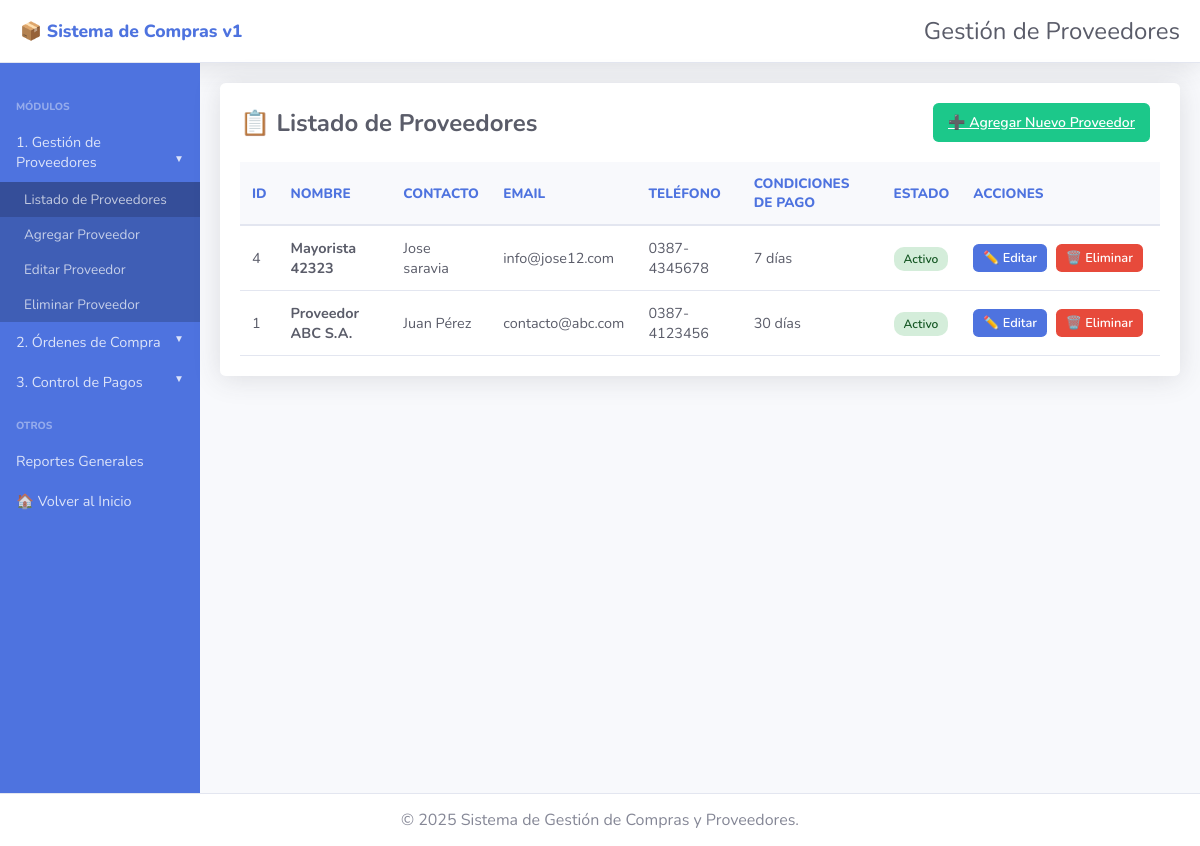
Screenshot of /proveedores/index.php with the database file from the repository.
### tables this page shows
CREATE TABLE `proveedores` (
  `id` int(11) NOT NULL,
  `nombre` varchar(200) NOT NULL,
  `razon_social` varchar(200) DEFAULT NULL,
  `cuit` varchar(13) DEFAULT NULL,
  `contacto` varchar(100) DEFAULT NULL,
  `email` varchar(100) DEFAULT NULL,
  `telefono` varchar(20) DEFAULT NULL,
  `direccion` text DEFAULT NULL,
  `condiciones_pago` varchar(100) DEFAULT 'Contado',
  `estado` enum('Activo','Inactivo') DEFAULT 'Activo',
  `fecha_registro` timestamp NOT NULL DEFAULT current_timestamp(),
  `fecha_modificacion` timestamp NOT NULL DEFAULT current_timestamp() ON UPDATE current_timestamp()
);

### proveedores/index.php (the view, shortened to what this page needs)
<?php
$conexion = conectarDB();
$sql = "SELECT * FROM proveedores ORDER BY nombre ASC";
$resultado = $conexion->query($sql);
?>
<!DOCTYPE html>
<html lang="es">
<head>
    <link rel="stylesheet" href="../styles.css">
</head>
<body>
    <header class="navbar">
        <div class="logo">📦 Sistema de Compras v1</div>
        <div class="title">Gestión de Proveedores</div>
    </header>
    <div class="main-container">
        <aside class="sidebar">
            <h3 class="sidebar-heading">MÓDULOS</h3>
            <div class="sidebar-module">
                <a href="#" class="sidebar-link collapsed" onclick="toggleSubmenu('proveedores', this)">1. Gestión de Proveedores</a>
                <ul class="submenu show" id="submenu-proveedores">
                    <li><a href="index.php" style="background-color: #354e99;">Listado de Proveedores</a></li>
                    <li><a href="agregar.php">Agregar Proveedor</a></li>
                    <li><a href="editar.php">Editar Proveedor</a></li>
                    <li><a href="eliminar.php">Eliminar Proveedor</a></li>
                </ul>
            </div>
            <div class="sidebar-module">
                <a href="#" class="sidebar-link collapsed" onclick="toggleSubmenu('ordenes', this)">2. Órdenes de Compra</a>
            </div>
            <div class="sidebar-module">
                <a href="#" class="sidebar-link collapsed" onclick="toggleSubmenu('pagos', this)">3. Control de Pagos</a>
            </div>
            <h3 class="sidebar-heading">OTROS</h3>
            <a href="../reportes/index.php" class="sidebar-link">Reportes Generales</a>
            <a href="../index.php" class="sidebar-link">🏠 Volver al Inicio</a>
        </aside>
        <main class="main-content">
            <div class="table-container">
                <div class="table-header">
                    <h2>📋 Listado de Proveedores</h2>
                    <a href="agregar.php" class="btn-success">➕ Agregar Nuevo Proveedor</a>
                </div>
                <?php if ($resultado && $resultado->num_rows > 0): ?>
                    <table>
                        <thead>
                            <tr>
                                <th>ID</th>
                                <th>Nombre</th>
                                <th>Contacto</th>
                                <th>Email</th>
                                <th>Teléfono</th>
                                <th>Condiciones de Pago</th>
                                <th>Estado</th>
                                <th>Acciones</th>
                            </tr>
                        </thead>
                        <tbody>
                            <?php while ($proveedor = $resultado->fetch_assoc()): ?>
                                <tr>
                                    <td><?php echo $proveedor['id']; ?></td>
                                    <td><strong><?php echo htmlspecialchars($proveedor['nombre']); ?></strong></td>
                                    <td><?php echo htmlspecialchars($proveedor['contacto']); ?></td>
                                    <td><?php echo htmlspecialchars($proveedor['email']); ?></td>
                                    <td><?php echo htmlspecialchars($proveedor['telefono']); ?></td>
                                    <td><?php echo htmlspecialchars($proveedor['condiciones_pago']); ?></td>
                                    <td>
                                        <?php if ($proveedor['estado'] == 'Activo'): ?>
                                            <span class="badge badge-success">Activo</span>
                                        <?php else: ?>
                                            <span class="badge badge-danger">Inactivo</span>
                                        <?php endif; ?>
                                    </td>
                                    <td class="actions-cell">
                                        <a href="editar.php?id=<?php echo $proveedor['id']; ?>" class="btn-primary btn-small">✏️ Editar</a>
                                        <a href="eliminar.php?id=<?php echo $proveedor['id']; ?>" class="btn-danger btn-small" onclick="return confirm('¿Está seguro de eliminar este proveedor?')">🗑️ Eliminar</a>
                                    </td>
                                </tr>
                            <?php endwhile; ?>
                        </tbody>
                    </table>
                <?php endif; ?>
            </div>
        </main>
    </div>
    <footer class="footer">
        <p>&copy; 2025 Sistema de Gestión de Compras y Proveedores.</p>
    </footer>
</body>
</html>

### styles.css (style rules this page uses)
body { font-family: 'Nunito', sans-serif; margin: 0; padding: 0; background-color: #f8f9fc; color: #333; }
.main-container { display: flex; min-height: calc(100vh - 70px); }
.navbar { background-color: white; box-shadow: 0 0.15rem 1.75rem 0 rgba(58, 59, 69, 0.15); padding: 15px 20px; display: flex; justify-content: space-between; align-items: center; border-bottom: 1px solid #e3e6f0; }
.navbar .logo { font-size: 1.1em; font-weight: 800; color: #4e73df; }
.navbar .title { font-size: 1.5em; font-weight: 400; color: #5a5c69; }
.sidebar { width: 200px; background-color: #4e73df; color: white; padding-top: 20px; flex-shrink: 0; }
.sidebar-heading { color: rgba(255, 255, 255, 0.4); font-size: 0.65rem; padding: 0 1rem; margin-bottom: 0.5rem; margin-top: 1rem; font-weight: 800; }
.sidebar-module { margin-bottom: 0; }
.sidebar-link { display: block; color: rgba(255, 255, 255, 0.8); padding: 10px 1rem; text-decoration: none; font-size: 0.9rem; font-weight: 400; transition: background-color 0.2s; cursor: pointer; }
.sidebar-link.collapsed::after { content: ' ▼'; float: right; font-size: 0.7em; }
.submenu { list-style: none; padding: 0; margin: 0; background-color: #3f5eb5; display: none; }
.submenu.show { display: block; }
.submenu li a { display: block; padding: 8px 1.5rem; font-size: 0.85rem; color: rgba(255, 255, 255, 0.7); text-decoration: none; }
.main-content { flex-grow: 1; padding: 20px; }
.btn-primary, .btn-danger, .btn-success, .btn-info { padding: 10px 15px; border: none; border-radius: 0.35rem; color: white; cursor: pointer; margin-right: 10px; font-weight: 600; font-size: 0.875rem; transition: all 0.15s; }
.btn-primary { background-color: #4e73df; }
.btn-danger { background-color: #e74a3b; }
.btn-success { background-color: #1cc88a; }
.footer { background-color: white; color: #858796; text-align: center; padding: 15px 0; border-top: 1px solid #e3e6f0; }
.footer p { margin: 0; }

### proveedores/index.php (style rules this page uses)
.table-container { background-color: white; padding: 20px; border-radius: 0.35rem; box-shadow: 0 0.15rem 1.75rem 0 rgba(58, 59, 69, 0.15); margin-bottom: 20px; }
.table-header { display: flex; justify-content: space-between; align-items: center; margin-bottom: 20px; }
.table-header h2 { color: #5a5c69; font-size: 1.5rem; font-weight: 700; margin: 0; }
table { width: 100%; border-collapse: collapse; }
table thead { background-color: #f8f9fc; }
table th { padding: 12px; text-align: left; font-size: 0.85rem; font-weight: 800; text-transform: uppercase; color: #4e73df; border-bottom: 2px solid #e3e6f0; }
table td { padding: 12px; border-bottom: 1px solid #e3e6f0; color: #5a5c69; font-size: 0.9rem; }
.badge { padding: 4px 10px; border-radius: 10px; font-size: 0.75rem; font-weight: 600; }
.badge-success { background-color: #d4edda; color: #155724; }
.btn-small { padding: 5px 10px; font-size: 0.8rem; margin-right: 5px; display: inline-block; text-decoration: none; vertical-align: middle; }
.actions-cell { white-space: nowrap; }

### rows the page displays
proveedores: id "4", nombre "Mayorista 42323", contacto "Jose saravia", email "info@jose12.com", telefono "0387-4345678", condiciones_pago "7 días", estado "Activo"
proveedores: id "1", nombre "Proveedor ABC S.A.", contacto "Juan Pérez", email "contacto@abc.com", telefono "0387-4123456", condiciones_pago "30 días", estado "Activo"
